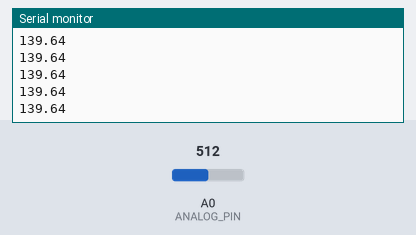
The sketch below on a simulated Arduino Uno, built with avr-gcc and run on an emulated ATmega328P. On the bench: the last lines printed to the serial monitor. Inputs (shaded band) come from the test bench; at power-on: A0 (ANALOG_PIN) = 512.

Above: at 1.2 s.
1.3 s: A0 (ANALOG_PIN) set to 716
At 2.4 s:
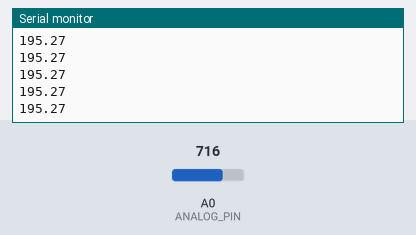
2.8 s: A0 (ANALOG_PIN) set to 900
At 3.4 s:
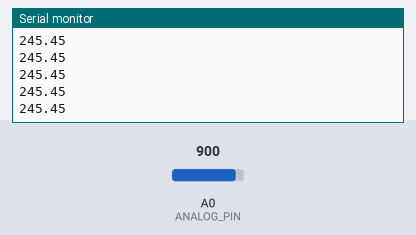
Timing chart, 0 to 5.8 s (numbered marks = the images above; inputs shaded):
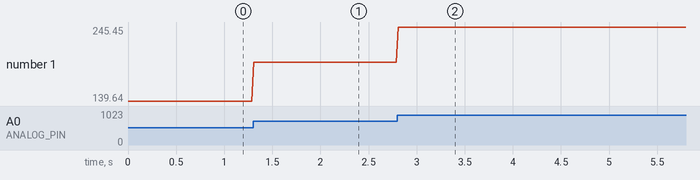

Measured:
- after the input at 1.3 s, the serial monitor: prints a new line at once (image 1)
- after the input at 2.8 s, the serial monitor: prints a new line at once (image 2)
- plotted number 1: 139.64 → 195.27 after the input at 1.3 s, 195.27 → 245.45 after the input at 2.8 s

The sketch:

Tarea_1.3.ino
```cpp
#define ANALOG_PIN A0
#define MAX_ADC_VALUE 1023
#define MAX_ANGLE 279.0f
#define PERIOD 20000 // período correspondiente a una frecuencia de 50Hz

unsigned long t1;
unsigned long t2;

void setup() {
  Serial.begin(9600);
}

void loop() {
  t1 = micros();
  int sensorValue = analogRead(ANALOG_PIN);
  float angle = sensorValue * MAX_ANGLE / MAX_ADC_VALUE;
  Serial.println(angle);
  while (micros() < t1 + PERIOD){};
}
```
